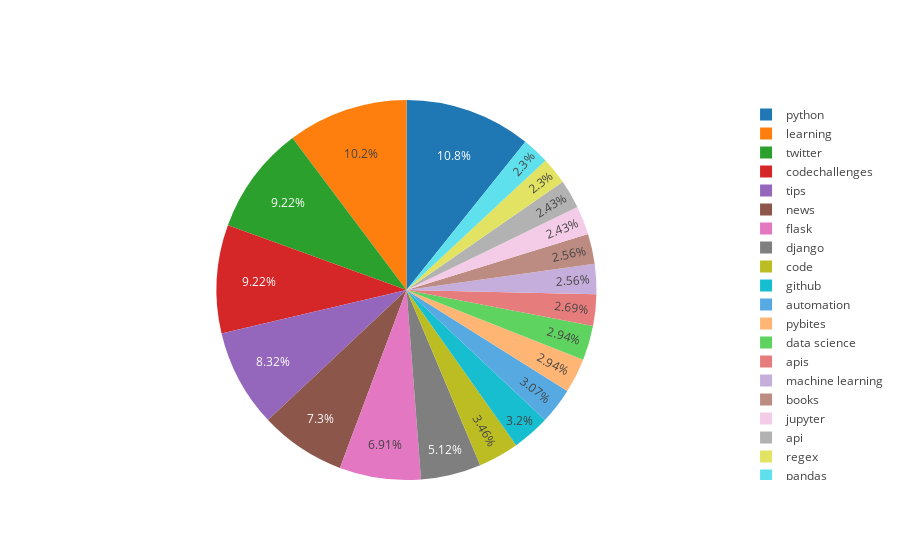

This figure's notebook cell:
### Markdown cell above
As you know __challenges__ are a big deal for PyBites!

### Code cell
labels, values = transpose_list_of_tuples(top_tags)
tags = go.Pie(labels=labels, values=values)
plotly.offline.iplot([tags], filename='tags')

### Figure 1 — Plotly figure (JSON) as saved in the notebook; plotly's stock layout.template omitted (floating-point values rounded to 4 significant figures)
{"data": [{"labels": ["python", "learning", "twitter", "codechallenges", "tips", "news", "flask", "django", "code", "github", "automation", "pybites", "data science", "apis", "machine learning", "books", "jupyter", "api", "regex", "pandas"], "type": "pie", "values": [84, 80, 72, 72, 65, 57, 54, 40, 27, 25, 24, 23, 23, 21, 20, 20, 19, 19, 18, 18]}], "layout": {}}
